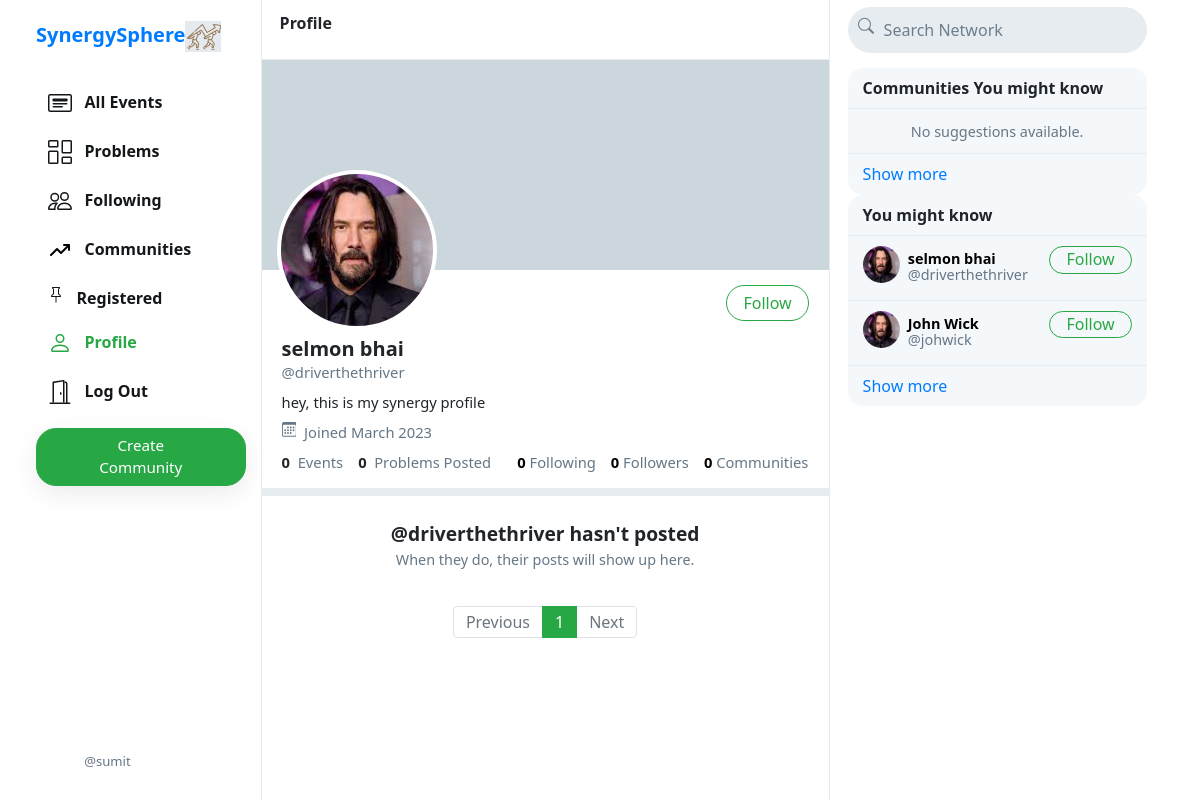
Screenshot of /driverthethriver/events (signed in) with the database file from the repository.
### sphere/models.py (models this page shows, shortened)
class User(AbstractUser):
    profile_pic = models.ImageField(upload_to='profile_pic/',default = 'defaults/no_pic.png')
    bio = models.TextField(max_length=160, blank=True, null=True,default='hey, this is my synergy profile')
    cover = models.ImageField(upload_to='user_covers/', blank=True,default = 'defaults/default-user-cover.png')
    phone = models.CharField(max_length=15, blank=True, null=True)
    created_at = models.DateTimeField(blank=True, null=True, default = timezone.now)  # Field renamed to remove unsuitable characters.
    updated_at = models.DateTimeField(blank=True, null=True,  default = timezone.now)
    city = models.CharField(max_length=50, blank=True, null=True)
    is_reported = models.IntegerField(blank=True, null=True,default=False)
    is_block = models.IntegerField(blank=True, null=True, default = False)
    def __str__(self):
        return self.username

### sphere/views.py (the view)
# urls.py: path("<str:username>/events", views.profile_events, name="profileevents"),
def profile_events(request, username):
    user = User.objects.get(username=username)
    all_posts = Events.objects.filter(created_by_user=user).order_by('-created_at')
    all_problems = Problems.objects.filter(created_by=user).order_by('-created_at')
    created_orgs = Orgs.objects.filter(org_member=user).all()
    paginator = Paginator(all_posts, 10)
    page_number = request.GET.get('page')
    if page_number == None:
        page_number = 1
    posts = paginator.get_page(page_number)
    followings = []
    suggestions = []
    c_suggestions = []
    follower = False
    if request.user.is_authenticated:
        followings = Follower.objects.filter(followers=request.user).values_list('user', flat=True)
        suggestions = User.objects.exclude(pk__in=followings).exclude(username=request.user.username).order_by("?")[:6]
        followings_c = Orgs.objects.filter(org_member=request.user).values_list('org_member', flat=True)
        c_suggestions = Orgs.objects.exclude(pk__in=followings_c).exclude(created_by=request.user.id).order_by("?")[:6]
        if request.user in Follower.objects.get(user=user).followers.all():
            follower = True
    following_count = Orgs.objects.filter(org_member=user).count()
    return render(request, 'sphere/profile.html', {
        "username": user,
        "posts": posts,
        "orgs_count":created_orgs.count(),
        "problem_count":all_problems.count(),
        "posts_count": all_posts.count(),
        "suggestions": suggestions,
        "c_suggestions":c_suggestions,
        "page": "profile",
        "is_follower": follower,
        "following_count": following_count
    })

### sphere/templates/sphere/profile.html (shortened to what this page needs)
{% extends 'sphere/index.html' %}
{% load static %}
{% block profile %}
    <div class="profile-view" data-user="{{username.username}}">
        <div class="cover-image" style="background-image: url(media/user_covers/john-towner-JgOeRuGD_Y4-unsplash.jpg)"></div>
        <div class="profile-image" style="background-image: url(/media/{{username.profile_pic}})"></div>
        <div class="profile-details">
            <div>
                {% if user.username == username.username %}
                <button class="btn btn-outline-success float-right" id="edit-profile-btn">Edit Profile</button>
                {% elif is_follower %}
                <button class="btn btn-success float-right"
                    onclick="unfollow_user(this,'{{username.username}}','edit_page')"
                    id="following-btn">Following</button>
                {% else %}
                <button class="btn btn-outline-success float-right"
                    onclick="follow_user(this,'{{username.username}}','edit_page')" id="follow-btn">Follow</button>
                {% endif %}
            </div>
            <div class="details-data">
                <h5>{{username.first_name}} {{username.last_name}}</h5>
                <div class="grey">@{{username.username}}</div>
                <div class="bio">
                    {% if username.bio is not None %}
                    {{username.bio}}
                    {% endif %}
                </div>
                <div class="grey" style="padding: 8px 0px;">
                    &nbsp;Joined {{username.date_joined | date:"F Y"}}
                </div>
                <div>
                    <strong>
                        {{posts_count}}
                    </strong>
                    &nbsp;<span class="grey">Events</span>
                    <strong>
                        {{problem_count}}
                    </strong>
                    &nbsp;<span class="grey">Problems Posted</span>
                    <a href="{% url 'followinglist' user.username %}">
                        <strong id="following__count">{{following_count | default:0}}</strong>&nbsp;<span
                            class="grey">Following</span>
                    </a>
                    <a href="{% url 'followerlist' user.username %}">
                        <strong id="follower__count">{{follower_count | default:0}}</strong>&nbsp;<span
                            class="grey">Followers</span>
                    </a>
                    <a href="{% url 'communitylist' user.username %}">
                        <strong id="community__count">{{orgs_count | default:0}}</strong>&nbsp;<span
                            class="grey">Communities</span>
                    </a>
                </div>
            </div>
        </div>
    </div>
    <div class="space"></div>
    {% endblock %}
    {% block emptyprofile %}
        <center>
            <br>
            <strong style="font-size: 1.2em;">@{{username}} hasn't posted</strong>
            <div class="grey" style="font-size: .9em;">When they do, their posts will show up here.</div>
        </center>
    {% endblock %}

### sphere/templates/sphere/layout.html (shortened to what this page needs)
{% load static %}
<!DOCTYPE html>
<html lang="en">
    <head>
        <link rel="stylesheet" href="https://stackpath.bootstrapcdn.com/bootstrap/4.4.1/css/bootstrap.min.css">
        <link href="{% static 'sphere/styles.css' %}" rel="stylesheet">
    </head>
    <body>
        <div class="body" data-page="{{page}}">
            <div class="sidenav">
                <a href="{% url 'index' %}" class="navbar-brand">
                <b>SynergySphere</b><img src="{% static 'sphere/Images/logo.png' %}" height="31px">
                </a>
                <div style="height: 100%;">
                    <div>
                        <div>
                            <ul>
                                <li class="nav-item" id="all_events">
                                    <a href="{% url 'index' %}" class="nav-link">
                                        <div>
                                            &nbsp;&nbsp;All Events
                                        </div>
                                    </a>
                                </li>
                                    <li class="nav-item" id="all_problems">
                                        <a href="{% url 'problems' %}" class="nav-link">
                                            <div>
                                                &nbsp;&nbsp;Problems
                                            </div>
                                        </a>
                                    </li>
                                {% if user.is_authenticated %}
                                <li class="nav-item" id="following">
                                    <a href="{% url 'following' %}" class="nav-link">
                                        <div>
                                            &nbsp;&nbsp;Following
                                        </div>
                                    </a>
                                </li>
                                <li class="nav-item" id="following">
                                    <a href="{% url 'communitylist' user.username %}" class="nav-link">
                                        <div>
                                            &nbsp;&nbsp;Communities
                                        </div>
                                    </a>
                                </li>
                                <li class="nav-item" id="saved">
                                    <a href="{% url 'saved' %}" class="nav-link">
                                        <div>
                                            &nbsp;&nbsp;Registered
                                        </div>
                                    </a>
                                </li>
                                <li class="nav-item" id="profile">
                                    <a href="{% url 'profileevents' user.username %}" class="nav-link">
                                        <div>
                                            &nbsp;&nbsp;Profile
                                        </div>
                                    </a>
                                </li>
                                <li class="nav-item" id="logout">
                                    <a href="{% url 'logout' %}" class="nav-link">
                                        <div>
                                            &nbsp;&nbsp;Log Out
                                        </div>
                                    </a>
                                </li>
                                {% endif %}
                            </ul>
                        </div>
                        {% if user.is_authenticated %}
                            <button id="popup-btn" class="btn btn-success new-post-btn" onclick="createpost()">Create Community</button>
                        {% endif %}
                    </div>
                    <div style="position: absolute; bottom: 10px;">
                        {% if user.is_authenticated %}
                            <li class="nav-item sidenav-user">
                                <a href="{% url 'profileevents' user.username %}" class="nav-link">
                                    <div class="user_account">
                                        <div class="small-profilepic" style="float: left; background-image: url(/media/{{user.profile_pic}})"></div>
                                        <div style="height: 2.7vw; margin: auto;">
                                            <div class="grey" style="margin-top: 4px;">@{{ user.username }}</div>
                                        </div>
                                    </div>
                                </a>
                            </li>
                        {% endif %}
                    </div>
                </div>
            </div>
            {% block body %}
            {% endblock %}
            <div class="right-div">
                <nav class="head">
                    <form action="#">
                        <div class="search-div">
                            <div>
                            </div>
                            <input type="text" name="query" id="search-box" placeholder="Search Network">
                        </div>
                    </form>
                </nav>
                <div class='right-div-content'>
                    <div class="space" style="background-color: white;"></div>
                    {% if user.is_authenticated %}
                    <div class="suggestion-box">
                        <div class="suggestion-header">
                            Communities You might know
                        </div>
                        {% for suggestion in c_suggestions %}
                            <div class="suggestion-user">
                                <div>
                                    <a href="{% url 'org_profile' suggestion.org_name %}">
                                        <div class="small-profilepic" style="background-image: url(/media/{{suggestion.profile_pic}})"></div>
                                    </a>
                                </div>
                                <div class="user-details">
                                    <a href="{% url 'org_profile' suggestion.org_name %}">
                                        <div id="user-name">
                                            <strong>
                                                {{suggestion.org_name}}
                                            </strong>
                                        </div>
                                        <div class="grey">@{{suggestion.org_name}}</div>
                                    </a>
                                </div>
                                <div>
                                    <button class="btn btn-outline-success" type="button" onclick="follow_user(this,'{{suggestion.username}}','suggestion')">Follow</button>
                                </div>
                            </div>
                        {% empty %}
                                <div style="text-align: center; border-bottom: .5px solid #e6ecf0; padding: 10px 15px;">
                                    <span class="grey" style="font-size: .9em;">No suggestions available.</span>
                                </div>
                        {% endfor %}
                        <div class="suggestion-footer">
                            <a href="#">Show more</a>
                        </div>
                    </div>
                    <div class="suggestion-box">
                            <div class="suggestion-header">
                                You might know
                            </div>
                            {% for suggestion in suggestions %}
                                <div class="suggestion-user">
                                    <div>
                                        <a href="{% url 'profileevents' suggestion.username %}">
                                            <div class="small-profilepic" style="background-image: url(/media/{{suggestion.profile_pic}})"></div>
                                        </a>
                                    </div>
                                    <div class="user-details">
                                        <a href="{% url 'profileevents' suggestion.username %}">
                                            <div id="user-name">
                                                <strong>
                                                    {{suggestion.first_name}} {{suggestion.last_name}}
                                                </strong>
                                            </div>
                                            <div class="grey">@{{suggestion.username}}</div>
                                        </a>
                                    </div>
                                    <div>
                                        <button class="btn btn-outline-success" type="button" onclick="follow_user(this,'{{suggestion.username}}','suggestion')">Follow</button>
                                    </div>
                                </div>
                            {% empty %}
                                    <div style="text-align: center; border-bottom: .5px solid #e6ecf0; padding: 10px 15px;">
                                        <span class="grey" style="font-size: .9em;">No suggestions available.</span>
                                    </div>
                            {% endfor %}
                            <div class="suggestion-footer">
                                <a href="#">Show more</a>
                            </div>
                        </div>
                    {% endif %}
                </div>
            </div>
        </div>
    </body>
</html>

### rows the page displays
User: username "sumit"
User: profile_pic (picture), first_name "selmon", last_name "bhai", username "driverthethriver", bio "hey, this is my synergy profile", date_joined "March 2023"
User: profile_pic (picture), first_name "John", last_name "Wick", username "johwick"

### other values shown
{{ posts_count }} "0"
{{ problem_count }} "0"
{{ following_count | default:0 }} "0"
{{ follower_count | default:0 }} "0"
{{ orgs_count | default:0 }} "0"
{{ each }} "1"
